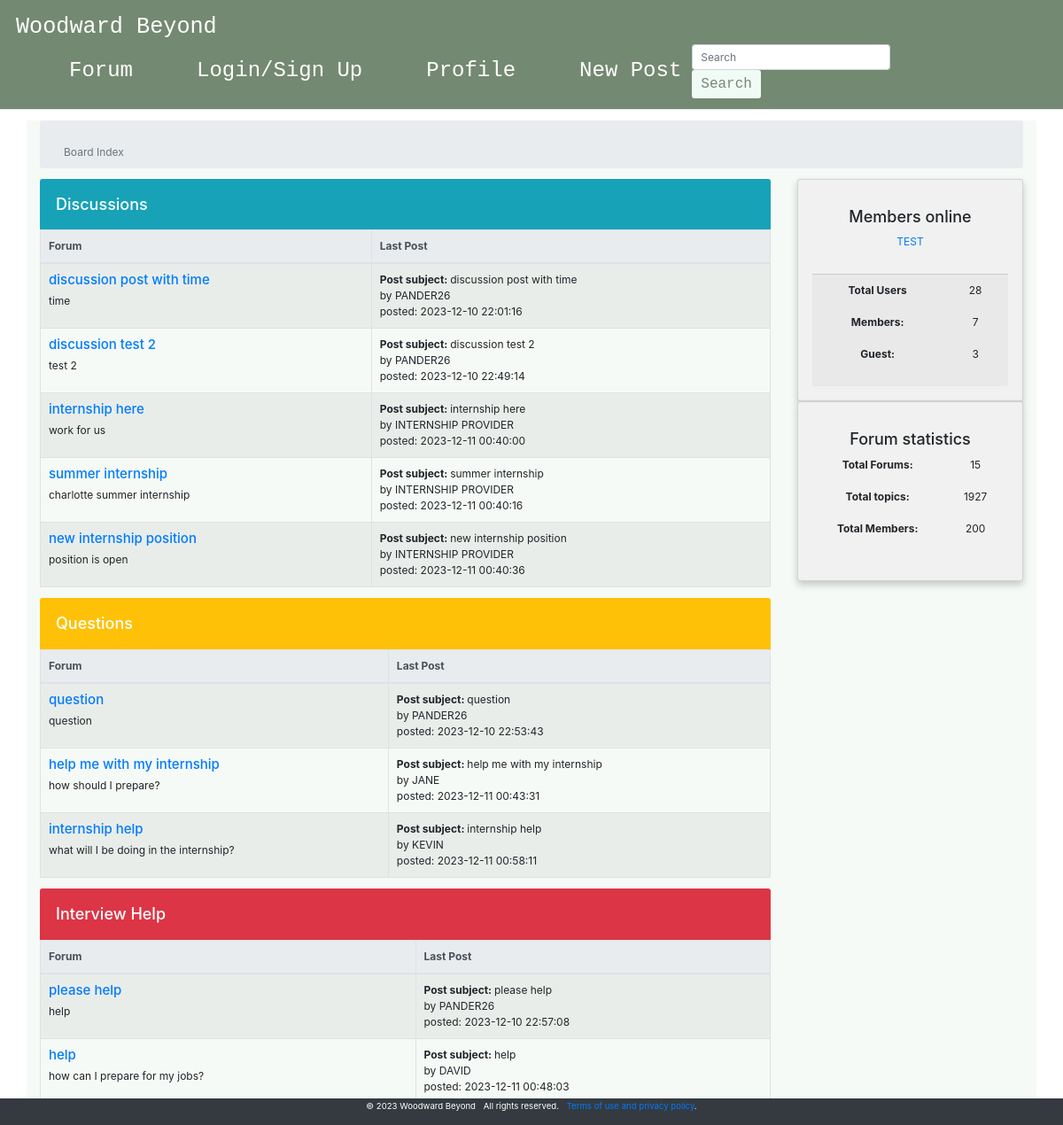
Screenshot of /index.html (signed in) with the database file from the repository.
### tables this page shows
CREATE TABLE posts (
            id INTEGER PRIMARY KEY AUTOINCREMENT,
            author_id INTEGER,
            title TEXT NOT NULL,
            content TEXT NOT NULL,
            category TEXT NOT NULL,
            timestamp TIMESTAMP DEFAULT CURRENT_TIMESTAMP,
            FOREIGN KEY (author_id) REFERENCES users(id)
        );

CREATE TABLE users (id int, username text, password text, date TEXT);

### app.py (the view)
@app.route('/index.html')
def index():
    conn=get_db_connection()
    cursor=conn.cursor()
    totalusers=len(cursor.execute('SELECT * FROM users').fetchall())
    session['signed_up'] = False
    posts = get_posts()
    u=''
    if 'username' in session.keys():
        u=session['username']
    return render_template('index.html', items=posts, username=u, totalusers=totalusers)

### app.py (called while the page is built)
def get_db_connection():
    conn = sqlite3.connect('database/wb.db')
    conn.row_factory = sqlite3.Row
    return conn

def get_posts():
    conn = get_db_connection()
    cursor = conn.cursor()
    cursor.execute('''
        SELECT posts.id, posts.title, posts.content, posts.category, posts.author_id, users.username, posts.timestamp
        FROM posts
        JOIN users ON posts.author_id = users.id
    ''')
    posts = cursor.fetchall()
    conn.close()
    return posts

### templates/index.html (shortened to what this page needs)
<!DOCTYPE html>
<html lang="en">
<head>
<link rel="stylesheet" href="https://stackpath.bootstrapcdn.com/bootstrap/4.3.1/css/bootstrap.min.css">
</head>
<body>
            {% include 'header.html'%}
    <div class="container my-3 ww-body">
    <nav class="breadcrumb">
        <div class="container mt-4">
            <span class="breadcrumb-item active">Board Index</span>
        </div>
    </nav>
    <div class="row">
        <div class="col-12 col-xl-9">
    <h2 class="h4 text-white bg-info mb-0 p-4 rounded-top">Discussions</h2>
    <table class ="table table-striped table-bordered table-fixed">
        <thead class="thead-light">
            <tr>
                <th scope="col" class="forum-col">Forum</th>
                <th scope="col">Last Post</th>
            </tr>
        </thead>
        <tbody>
            {% for post in items %}
                {% if post['category'] == 'Discussion' %}
                    <tr>
                        <td>
                            <h3 class="h5"><a href="{{ url_for('view_post', id=post.id) }}">{{ post['title'] }}</a></h3>
                            <div class="fixed-table-content">
                                <p>{{ post['content'] }} </p>
                            </div>
                        </td>
                        <td>
                            <div><span class="font-weight-bold"> Post subject: </span>{{ post['title'] }}</div>
                            <div>by {{ post['username'] }}</div>
                            <div> posted: {{ post['timestamp'] }}</div>
                        </td>
                    </tr>
                {% endif %}
            {% endfor %}
        </tbody>
    </table>
    <h2 class="h4 text-white bg-warning mb-0 p-4 rounded-top">Questions</h2>
    <table class ="table table-striped table-bordered table-fixed">
        <thead class="thead-light">
            <tr>
                <th scope="col" class="forum-col">Forum</th>
                <th scope="col" class="last-post-col">Last Post</th>
            </tr>
        </thead>
        <tbody>
            {% for post in items %}
                {% if post['category'] == 'Question' %}
                    <tr>
                        <td>
                            <h3 class="h5"><a href="{{ url_for('view_post', id=post.id) }}">{{ post['title'] }}</a></h3>
                            <div class="fixed-table-content">
                                <p>{{ post['content'] }} </p>
                            </div>
                        </td>
                        <td>
                            <div><span class="font-weight-bold"> Post subject: </span>{{ post['title'] }}</div>
                            <div>by {{ post['username'] }}</div>
                            <div> posted: {{ post['timestamp'] }}</div>
                        </td>
                    </tr>
                {% endif %}
            {% endfor %}
        </tbody>
    </table>
    <h2 class="h4 text-white bg-danger mb-0 p-4 rounded-top">Interview Help</h2>
    <table class ="table table-striped table-bordered table-fixed">
        <thead class="thead-light">
            <tr>
                <th scope="col">Forum</th>
                <th scope="col">Last Post</th>
            </tr>
        </thead>
        <tbody>
            {% for post in items %}
                {% if post['category'] == 'Interview Help' %}
                    <tr>
                        <td>
                            <h3 class="h5"><a href="{{ url_for('view_post', id=post.id) }}">{{ post['title'] }}</a></h3>
                            <div class="fixed-table-content">
                                <p>{{ post['content'] }} </p>
                            </div>
                        </td>
                        <td>
                            <div><span class="font-weight-bold"> Post subject: </span>{{ post['title'] }}</div>
                            <div>by {{ post['username'] }}</div>
                            <div> posted: {{ post['timestamp'] }}</div>
                        </td>
                    </tr>
                {% endif %}
            {% endfor %}
        </tbody>
    </table>
</div>
    <div class="col-12 col-xl-3">
    <aside>
        <div class="row">
        <div class="col-12 col-sm-6 col-xl-12">
        <div class ="card">
            <div class="card-body">
                <h2 class="h4 card-title">Members online</h2>
                <ul class="list-unstyled">
                    {%if username is defined%}
                    <li><a href="#0">{{username}}</a></li>
                    {%endif%}
                </ul>
            </div>
            <div class="card-footer">
                <dl class="row">
                    <dt class="col-8">Total Users</dt>
                    <dd class="col-4">{{totalusers}}</dd>
                </dl>
                <dl class="row">
                    <dt class="col-8">Members:</dt>
                    <dd class="col-4">7</dd>
                </dl>
                <dl class="row">
                    <dt class="col-8">Guest:</dt>
                    <dd class="col-4">3</dd>
                </dl>
                </div>
            </div>
        </div>
        <div class="col-12 col-sm-6 col-xl-12">
        <div class="card">
            <div class="card-body">
                <h2 class="h4 card-title">Forum statistics</h2>
                <dl class="row">
                    <dt class="col-8">Total Forums:</dt>
                    <dd class="col-4">15</dd>
                </dl>
                <dl class="row">
                    <dt class="col-8">Total topics:</dt>
                    <dd class="col-4">1927</dd>
                </dl>
                <dl class="row">
                    <dt class="col-8">Total Members:</dt>
                    <dd class="col-4">200</dd>
                </dl>
                </div>
            </div>
        </div>
    </aside>
  </div>
 </div>
</div>
<footer class="small">
    <div class="container">
    <ul class="list-inline">
        <li class="list-inline-item">&copy; 2023 Woodward Beyond</li>
        <li class="list-inline-item">All rights reserved.</li>
        <li class="list-inline-item"><a href="#0">Terms of use and privacy policy</a>.</li>
    </ul>
</div>
</footer>
</body>
</html>

### static/style.css (style rules this page uses)
* { margin: 0; padding: 0; box-sizing: border-box; }
body { display: flex; flex-direction: column; min-height: 100vh; margin: 0; }
.container { flex: 1; }
html { font-size: 75%; font-family: 'Roboto', sans-serif; }
li { list-style: none; }
a { text-decoration: none; }
.card { box-shadow: 0 4px 8px 0 rgba(0, 0, 0, 0.2); padding: 16px; text-align: center; background-color: #f1f1f1; }
footer { position: fixed; bottom: 0; width: 100%; background-color: #343a40; color: white; padding: 2px; text-align: center; }

### templates/index.html (style rules this page uses)
.forum-col { min-width: 16em; }
.created-col, .last-post-col { min-width: 12em; }
.ww-body { background-color: #F5FAF6; }

### rows the page displays
posts: title "discussion post with time", content "time", username "PANDER26", timestamp "2023-12-10 22:01:16"
posts: title "discussion test 2", content "test 2", username "PANDER26", timestamp "2023-12-10 22:49:14"
posts: title "internship here", content "work for us", username "INTERNSHIP PROVIDER", timestamp "2023-12-11 00:40:00"
posts: title "summer internship", content "charlotte summer internship", username "INTERNSHIP PROVIDER", timestamp "2023-12-11 00:40:16"
posts: title "new internship position", content "position is open", username "INTERNSHIP PROVIDER", timestamp "2023-12-11 00:40:36"
posts: title "question", content "question", username "PANDER26", timestamp "2023-12-10 22:53:43"
posts: title "help me with my internship", content "how should I prepare?", username "JANE", timestamp "2023-12-11 00:43:31"
posts: title "internship help", content "what will I be doing in the internship?", username "KEVIN", timestamp "2023-12-11 00:58:11"
posts: title "please help", content "help", username "PANDER26", timestamp "2023-12-10 22:57:08"
posts: title "help", content "how can I prepare for my jobs?", username "DAVID", timestamp "2023-12-11 00:48:03"

### other values shown
{{ username }} "TEST"
{{ totalusers }} "28"
